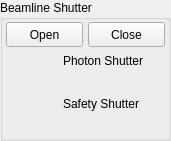
       <widget class="QGroupBox" name="groupBox_10">
        <property name="geometry">
         <rect>
          <x>1631</x>
          <y>106</y>
          <width>171</width>
          <height>141</height>
         </rect>
        </property>
        <property name="styleSheet">
         <string notr="true">QGroupBox{background-color: rgba(255, 255, 255, 0)};</string>
        </property>
        <property name="title">
         <string>Beamline Shutter</string>
        </property>
        <widget class="VCLStartPushButton" name="vclstartpushbutton">
         <property name="geometry">
          <rect>
           <x>6</x>
           <y>22</y>
           <width>77</width>
           <height>25</height>
          </rect>
         </property>
         <property name="text">
          <string>Open</string>
         </property>
         <property name="variable" stdset="0">
          <string>MCTBLSH01:BL_SHUTTER_OPEN_CLOSE_CMD</string>
         </property>
         <property name="clickText">
          <string>2</string>
         </property>
        </widget>
        <widget class="VCLStopPushButton" name="vclstoppushbutton">
         <property name="geometry">
          <rect>
           <x>88</x>
           <y>22</y>
           <width>77</width>
           <height>25</height>
          </rect>
         </property>
         <property name="text">
          <string>Close</string>
         </property>
         <property name="variable" stdset="0">
          <string>MCTBLSH01:BL_SHUTTER_OPEN_CLOSE_CMD</string>
         </property>
         <property name="clickText">
          <string>1</string>
         </property>
        </widget>
        <widget class="QELabel" name="qelabel_8">
         <property name="geometry">
          <rect>
           <x>0</x>
           <y>90</y>
           <width>25</width>
           <height>17</height>
          </rect>
         </property>
         <property name="variable" stdset="0">
          <string>MCTBLSH01:BL_SHUTTER_OPEN_ENABLED_STATUS</string>
         </property>
         <property name="visible" stdset="0">
          <bool>false</bool>
         </property>
        </widget>
        <widget class="QLabel" name="label_22">
         <property name="geometry">
          <rect>
           <x>63</x>
           <y>52</y>
           <width>101</width>
           <height>17</height>
          </rect>
         </property>
         <property name="text">
          <string>Photon Shutter</string>
         </property>
         <property name="alignment">
          <set>Qt::AlignLeading|Qt::AlignLeft|Qt::AlignVCenter</set>
         </property>
        </widget>
        <widget class="QLabel" name="label_23">
         <property name="geometry">
          <rect>
           <x>63</x>
           <y>95</y>
           <width>101</width>
           <height>17</height>
          </rect>
         </property>
         <property name="text">
          <string>Safety Shutter</string>
         </property>
         <property name="alignment">
          <set>Qt::AlignLeading|Qt::AlignLeft|Qt::AlignVCenter</set>
         </property>
        </widget>
        <widget class="QELabel" name="qelabel_23">
         <property name="geometry">
          <rect>
           <x>63</x>
           <y>72</y>
           <width>101</width>
           <height>17</height>
          </rect>
         </property>
         <property name="variable" stdset="0">
          <string>MCTBLSH01:PH_SHUTTER_OPEN_CLOSE_STATUS</string>
         </property>
        </widget>
        <widget class="QELabel" name="qelabel_24">
         <property name="geometry">
          <rect>
           <x>63</x>
           <y>115</y>
           <width>101</width>
           <height>17</height>
          </rect>
         </property>
         <property name="variable" stdset="0">
          <string>MCTBLSH01:SF_SHUTTER_OPEN_CLOSE_STATUS</string>
         </property>
        </widget>
       </widget>
